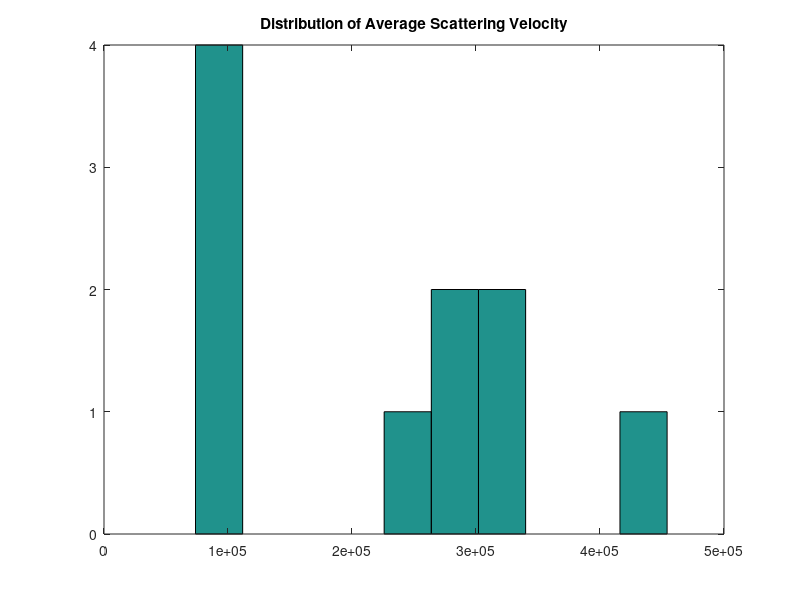
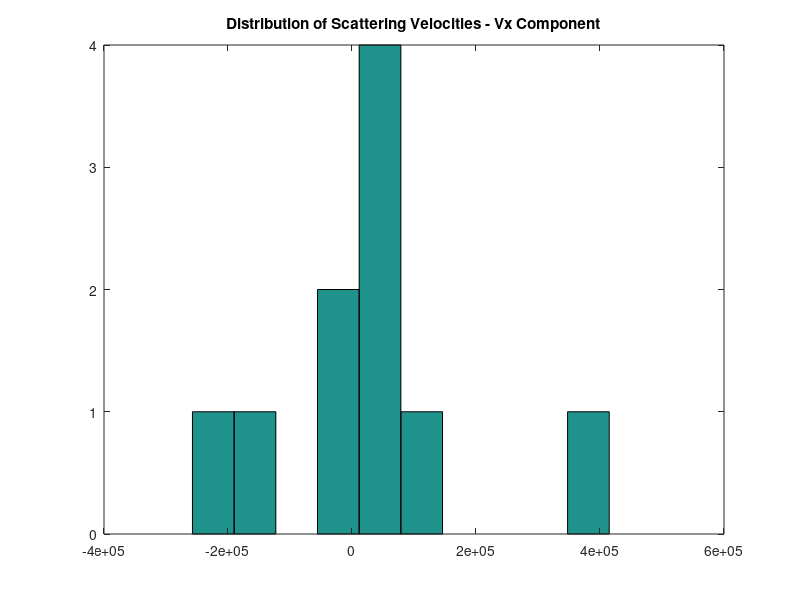
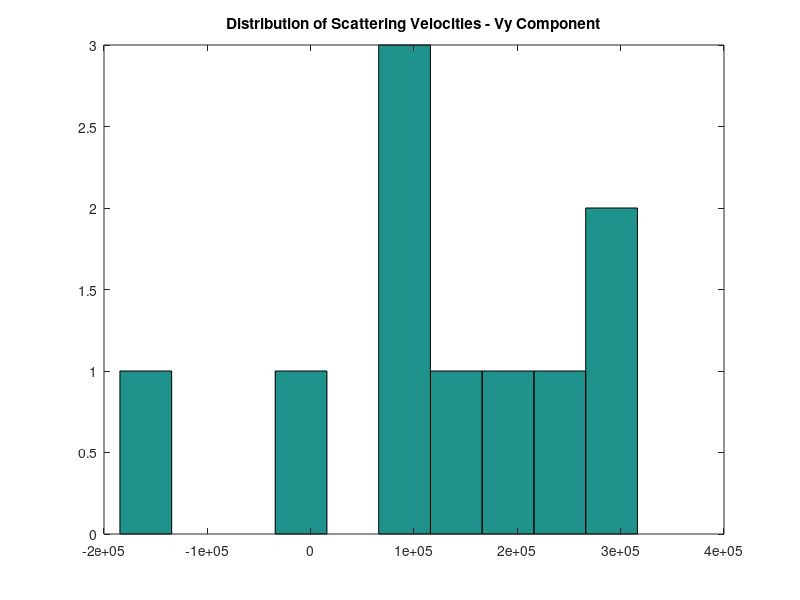
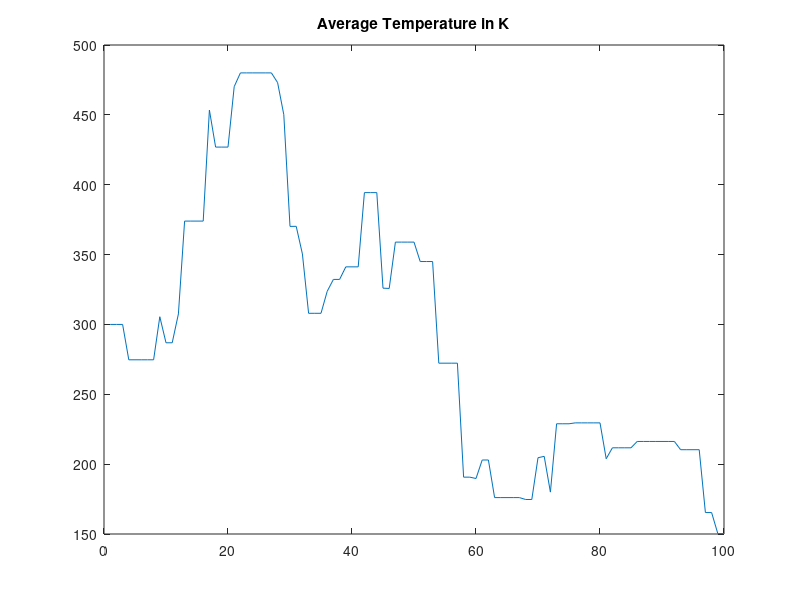

The MATLAB source for these figures, in order:
%constants
xrange = 2e-7; %size of area in x
yrange = 1e-7; %size of area in y
n = 10; %number of particles
m0 = 9.10938356e-31; %electron mass
m = 0.26*m0;
T = 300; %temperature (K)
k = 1.380648e-23; %Boltzmann constant
tau = 0.2e-12;
iter = 100; %number of iterations to run the simulation

%generate empty arrays
Px = zeros(n,1);
Py = zeros(n,1);
Vx = zeros(n,1);
Vy = zeros(n,1);
V_X = zeros(n,1);
V_Y = zeros(n,1);

%initialize particles
Px(:,1) = xrange*rand(n,1);
Py(:,1) = yrange*rand(n,1);

%calculate vTH
vTH = sqrt(2*k*T/m)

%generate random velocity
 randAngle = 2*pi*rand(n,1);
 Vx(:,1) = vTH * cos(randAngle);
 Vy(:,1) = vTH  *sin(randAngle);

%get Gaussian distribution for velocity components (scattering)
V_X(:,1) = vTH.*randn(n,1);
V_Y(:,1) = vTH.*randn(n,1);

%check average is close to vTH
Avg = sqrt(V_X.^2 + V_Y.^2)

%plot histograms
figure(1)
hist(Avg,n)
title('Distribution of Average Scattering Velocity');

figure(2)
hist(V_X,n);
title('Distribution of Scattering Velocities - Vx Component');

figure(3)
hist(V_Y,n);
title('Distribution of Scattering Velocities - Vy Component');

%time loop
timeStep = 1e-14;
iter = 100;
time = 1:iter;

%set up temperature calculation
temp = zeros(iter,1);

%begin particle updating loop
for i = 1:iter
    
    %update dt
    dt = timeStep;

    %scattering
    Pscat = 1-exp(-dt/tau);
    ind = Pscat > rand(n,1);

    Vx(ind) = sqrt((k*T)/m).*randn(sum(ind),1);
    Vy(ind) = sqrt((k*T)/m).*randn(sum(ind),1);

   %save old position
   Px_old = Px;
   Py_old = Py;
   
   %update position
   Px = Px + Vx*timeStep; %updates position in x
   Py = Py + Vy*timeStep; %updates position in y
    
   %boundaries
   %x hitting right side
   id = Px >= xrange;
   Px(id) = Px(id) - xrange;
   Px_old(id) = Px_old(id) - xrange;

   %x hitting left side
   id = Px <= 0;
   Px(id) = Px(id) + xrange;
   Px_old(id) = Px_old(id) + xrange;
 
   %bouncing y off top/bottom
   Vy(Py >= yrange) = Vy(Py >= yrange) * -1;
   Vy(Py <= 0) = Vy(Py <= 0) * -1;
   Py(Py>yrange) = yrange-(Py(Py>yrange)-yrange);
   
   %temperature plot
   VAvg = mean(Vx.^2 + Vy.^2);
   temp(i) = (1/2)*(m*(VAvg))*(1/k);
   
   figure(4)
   plot(time,temp);
   title('Average Temperature in K');
   
   %mean free path
   MFP = VAvg*tau;
   
   %mean time between collisions
   MTC = (n./sum(VAvg))*MFP;
   
  %plot
  figure(5)
   plot([Px_old'; Px';] ,[Py_old'; Py';],"b");
   title(['Mean Free Path = ',num2str(MFP),' and Mean Time Between Collisions = ',num2str(MTC)]);
   axis ([0 200e-9 0 100e-9]);
   hold on
   drawnow

end
